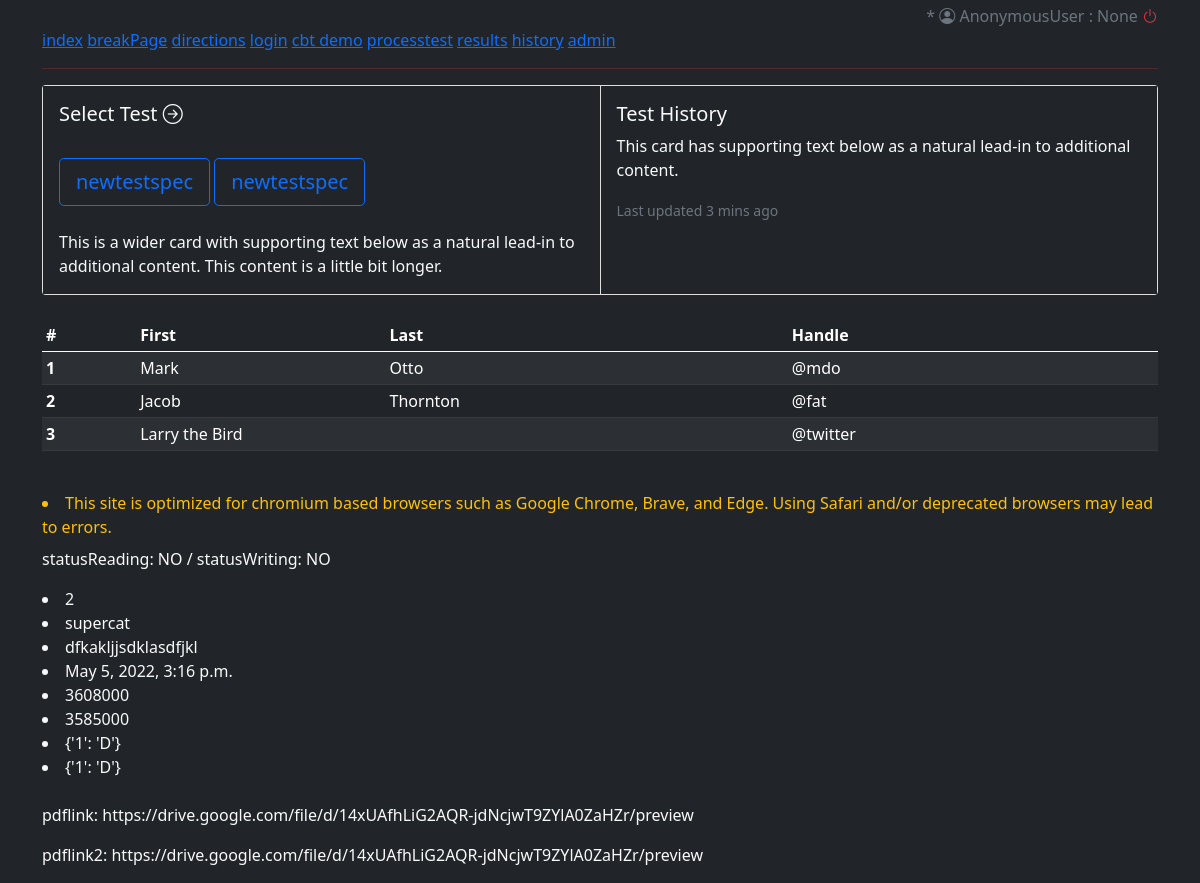
The page / on the database its author committed.
### cbtsystem/models.py (models this page shows, shortened)
class testSpec(models.Model):
    name = models.CharField(max_length=100, null=True, blank=True)
    code = models.CharField(max_length=100, null=True, blank=True)
    notes = models.TextField(null=True, blank=True)
    answerKeyReading = JSONField(null=True, default={})
    questionTypeReading = JSONField(null=True, default={})
    answerKeyWriting = JSONField(null=True, default={})
    questionTypeWriting = JSONField(null=True, default={})
    pdfLink = models.URLField(max_length=250, null=True, blank=True,
                              default="https://drive.google.com/file/d/14xUAfhLiG2AQR-jdNcjwT9ZYlA0ZaHZr/preview")
    pdfLink2 = models.URLField(max_length=250, null=True, blank=True,
                              default="https://drive.google.com/file/d/14xUAfhLiG2AQR-jdNcjwT9ZYlA0ZaHZr/preview")

class testInProgress(models.Model):
    studentId = models.CharField(null=True, blank=False, max_length=7)
    studentUsername = models.CharField(null=True, blank=False, max_length=200)
    studentName = models.CharField(null=True, blank=False, max_length=200)
    testName = models.CharField(max_length=200, null=True, blank=True)
    date_started = models.DateTimeField(auto_now_add=True)
    studentAnswersReading = JSONField(null=True, default={})
    studentAnswersWriting = JSONField(null=True, default={})
    statusReading = models.CharField(max_length=3, null=True, blank=True, default='NO')
    statusWriting = models.CharField(max_length=3, null=True, blank=True, default='NO')
    timeLeftReading = models.CharField(max_length=200, null=True, blank=True, default='60')
    timeLeftWriting = models.CharField(max_length=200, null=True, blank=True, default='60')

### cbtsystem/views.py (the view)
# urls.py: path('', views.index, name='index'),
def index(request):
    firstTest = testSpec.objects.all().first()
    inProgress = testInProgress.objects.all().last()
    return render(request, 'cbtsystem/index.html', {"firstTest" : firstTest, "inProgress" : inProgress} )

### cbtsystem/templates/cbtsystem/index.html (shortened to what this page needs)
<!DOCTYPE html>
<html lang="en">
<head>
    <link href="https://cdn.jsdelivr.net/npm/bootstrap@5.0.2/dist/css/bootstrap.min.css" rel="stylesheet"
>
    <link rel="stylesheet" href="https://cdn.jsdelivr.net/npm/bootstrap-icons@1.8.1/font/bootstrap-icons.css">
</head>
<body class="bg-dark text-light">
<div class="container">
    <div class="text-secondary text-end mb-0 mt-1">
        {% if request.user.is_superuser %}<i class="bi bi-shield-check"></i>{% else %} * {% endif %}
        <i class="bi bi-person-circle"></i> {{request.user}} : {{request.user.id}}
        <a href="{% url 'logoutpage' %}"><i class="bi bi-power text-danger"></i></a></div>
    <a href="{% url 'index' %}">index</a>
    <a href="{% url 'breakpage' %}">breakPage</a>
    <a href="{% url 'directions' %}">directions</a>
    <a href="{% url 'loginpage' %}">login</a>
    <a href="{% url 'demo' %}">cbt demo</a>
    <a href="{% url 'processtest' %}">processtest</a>
    <a href="{% url 'results' %}">results</a>
    <a href="{% url 'history' %}">history</a>
    <a href="http://127.0.0.1:8000/admin">admin</a>
    <hr class="bg-danger">
</div>
{% block content %}
<div class="container">
    <div class="card-group ">
        <div class="card">
            <div class="card-body bg-dark">
                <h5 class="card-title">Select Test <i class="bi bi-arrow-right-circle"></i></h5>
                <br>
                <a class="btn btn-outline-primary btn-lg" href="{% url 'directions' %}"
                   role="button">{{firstTest.name}}</a>
                <a class="btn btn-outline-primary btn-lg" href="{% url 'directions' %}"
                   role="button">{{firstTest.name}}</a>
                <br> <br>
                <p class="card-text">This is a wider card with supporting text below as a natural lead-in to additional
                    content. This content is a little bit longer.</p>
            </div>
        </div>
        <div class="card">
            <div class="card-body bg-dark">
                <h5 class="card-title">Test History</h5>
                <p class="card-text">This card has supporting text below as a natural lead-in to additional content.</p>
                <p class="card-text"><small class="text-muted">Last updated 3 mins ago</small></p>
            </div>
        </div>
    </div>
    <br>
    <table class="table table-dark table-striped table-hover table-sm">
        <thead>
        <tr>
            <th scope="col">#</th>
            <th scope="col">First</th>
            <th scope="col">Last</th>
            <th scope="col">Handle</th>
        </tr>
        </thead>
        <tbody>
        <tr>
            <th scope="row">1</th>
            <td>Mark</td>
            <td>Otto</td>
            <td>@mdo</td>
        </tr>
        <tr>
            <th scope="row">2</th>
            <td>Jacob</td>
            <td>Thornton</td>
            <td>@fat</td>
        </tr>
        <tr>
            <th scope="row">3</th>
            <td colspan="2">Larry the Bird</td>
            <td>@twitter</td>
        </tr>
        </tbody>
    </table>
    <br>
    <li class="text-warning pb-2">
        This site is optimized for chromium based browsers such as Google Chrome, Brave, and Edge. Using Safari and/or
        deprecated browsers may lead to errors.
    </li>
    <p> statusReading: {{inProgress.statusReading}} / statusWriting: {{inProgress.statusWriting}}</p>
    <li>{{inProgress.studentId}}</li>
    <li>{{inProgress.studentUsername}}</li>
    <li>{{inProgress.testName}}</li>
    <li>{{inProgress.date_started}}</li>
    <li>{{inProgress.timeLeftWriting}}</li>
    <li>{{inProgress.timeLeftReading}}</li>
    <li>{{inProgress.studentAnswersReading}}</li>
    <li>{{inProgress.studentAnswersWriting}}</li>
    <br>
    <p>pdflink: {{firstTest.pdfLink}}</p>
    <p>pdflink2: {{firstTest.pdfLink2}}</p>
</div>
{% endblock %}
</body>
</html>

### rows shown on the page
testSpec: name "newtestspec", pdfLink "https://drive.google.com/file/d/14xUAfhLiG2AQR-jdNcjwT9ZYlA0ZaHZr/preview", pdfLink2 "https://drive.google.com/file/d/14xUAfhLiG2AQR-jdNcjwT9ZYlA0ZaHZr/preview"
testInProgress: statusReading "NO", statusWriting "NO", studentId "2", studentUsername "supercat", testName "dfkakljjsdklasdfjkl", date_started "May 5, 2022, 3:16 p.m.", timeLeftWriting "3608000", timeLeftReading "3585000", studentAnswersReading "{'1': 'D'}", studentAnswersWriting "{'1': 'D'}"

### other values the page prints
{{ request.user }} "AnonymousUser"
{{ request.user.id }} "None"
